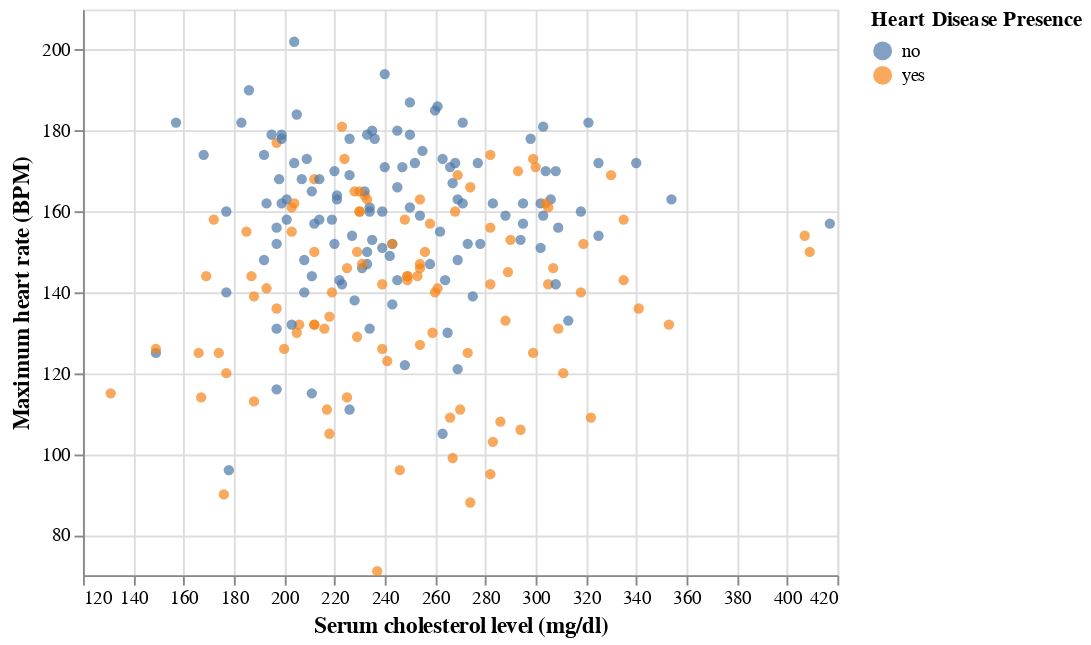

Notebook code cell kept with this figure:
### Markdown cell above
**Figure 10B: Serum cholesterol level versus maximum heart rate**

### Code cell
chol_vs_max_htrt = (
    alt.Chart(hd_general_train)
    .mark_circle()
    .encode(
        x=alt.X("chol", title="Serum cholesterol level (mg/dl)", scale=alt.Scale(zero=False)),
        y=alt.Y("max_heart_rate", title="Maximum heart rate (BPM)", scale=alt.Scale(zero=False)),
        color=alt.Color("heart_disease_presence", title="Heart Disease Presence")
    )
).configure_axis(titleFontSize=12)
chol_vs_max_htrt

### Figure 1 — Vega-Lite specification as saved in the notebook (floating-point values rounded to 4 significant figures; data arrays with more than 128 entries replaced by an {"elided": "..."} marker saying what was removed)
{"config": {"view": {"continuousWidth": 400, "continuousHeight": 300}, "axis": {"titleFontSize": 12}}, "data": {"name": "data-30be64c4df4ba8f27c03470da3896931"}, "mark": "circle", "encoding": {"color": {"field": "heart_disease_presence", "title": "Heart Disease Presence", "type": "nominal"}, "x": {"field": "chol", "scale": {"zero": false}, "title": "Serum cholesterol level (mg/dl)", "type": "quantitative"}, "y": {"field": "max_heart_rate", "scale": {"zero": false}, "title": "Maximum heart rate (BPM)", "type": "quantitative"}}, "$schema": "https://vega.github.io/schema/vega-lite/v4.17.0.json", "datasets": {"data-30be64c4df4ba8f27c03470da3896931": {"elided": "222 records"}}}
